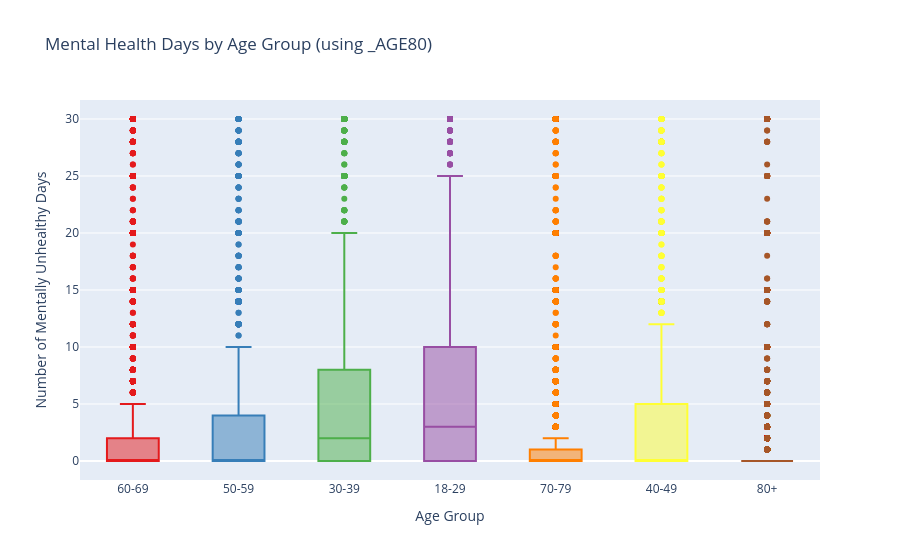

The notebook cell saved with this chart:
### Code cell
# ============================================================
# 5. Age Distribution of Mental Health Days (using _AGE80)
# ============================================================

# Define age bins for _AGE80 (collapsed above 80, but we'll create groups)
# _AGE80 ranges from 18 to 80+ (values above 80 are coded as 80)
# We'll create bins: 18-29, 30-39, 40-49, 50-59, 60-69, 70-79, 80+
age_bins = [18, 30, 40, 50, 60, 70, 80, 100]
age_labels = ["18-29", "30-39", "40-49", "50-59", "60-69", "70-79", "80+"]

# Create a DataFrame with target and _AGE80
df_age = pd.DataFrame({
    target: y,
    "_AGE80": X["_AGE80"]
})

# Create age group column
df_age["AGE_GROUP"] = pd.cut(
    df_age["_AGE80"],
    bins=age_bins,
    labels=age_labels,
    right=False
)

# Remove any rows with missing age group (if any)
df_age = df_age.dropna(subset=["AGE_GROUP"])

# Create boxplot
fig5 = px.box(
    df_age,
    x="AGE_GROUP",
    y=target,
    title=f"Mental Health Days by Age Group (using _AGE80)",
    labels={"AGE_GROUP": "Age Group", target: "Mentally Unhealthy Days"},
    color="AGE_GROUP",
    color_discrete_sequence=px.colors.qualitative.Set1
)

fig5.update_layout(
    xaxis_title="Age Group",
    yaxis_title="Number of Mentally Unhealthy Days",
    showlegend=False
)

fig5.write_html(f"plots/5_age_vs_menthealth_{target}.html")
fig5.show()

### Figure 1 — Plotly figure (JSON) as saved in the notebook; plotly's stock layout.template omitted (floating-point values rounded to 4 significant figures; data arrays with more than 128 entries replaced by an {"elided": "..."} marker saying what was removed)
{"data": [{"alignmentgroup": "True", "hovertemplate": "Age Group=%{x}<br>Mentally Unhealthy Days=%{y}<extra></extra>", "legendgroup": "60-69", "marker": {"color": "rgb(228,26,28)"}, "name": "60-69", "notched": false, "offsetgroup": "60-69", "orientation": "v", "showlegend": true, "type": "box", "x": {"elided": "16854 str values"}, "x0": " ", "xaxis": "x", "y": {"elided": "16854 float values"}, "y0": " ", "yaxis": "y"}, {"alignmentgroup": "True", "hovertemplate": "Age Group=%{x}<br>Mentally Unhealthy Days=%{y}<extra></extra>", "legendgroup": "50-59", "marker": {"color": "rgb(55,126,184)"}, "name": "50-59", "notched": false, "offsetgroup": "50-59", "orientation": "v", "showlegend": true, "type": "box", "x": {"elided": "14261 str values"}, "x0": " ", "xaxis": "x", "y": {"elided": "14261 float values"}, "y0": " ", "yaxis": "y"}, {"alignmentgroup": "True", "hovertemplate": "Age Group=%{x}<br>Mentally Unhealthy Days=%{y}<extra></extra>", "legendgroup": "30-39", "marker": {"color": "rgb(77,175,74)"}, "name": "30-39", "notched": false, "offsetgroup": "30-39", "orientation": "v", "showlegend": true, "type": "box", "x": {"elided": "9173 str values"}, "x0": " ", "xaxis": "x", "y": {"elided": "9173 float values"}, "y0": " ", "yaxis": "y"}, {"alignmentgroup": "True", "hovertemplate": "Age Group=%{x}<br>Mentally Unhealthy Days=%{y}<extra></extra>", "legendgroup": "18-29", "marker": {"color": "rgb(152,78,163)"}, "name": "18-29", "notched": false, "offsetgroup": "18-29", "orientation": "v", "showlegend": true, "type": "box", "x": {"elided": "8126 str values"}, "x0": " ", "xaxis": "x", "y": {"elided": "8126 float values"}, "y0": " ", "yaxis": "y"}, {"alignmentgroup": "True", "hovertemplate": "Age Group=%{x}<br>Mentally Unhealthy Days=%{y}<extra></extra>", "legendgroup": "70-79", "marker": {"color": "rgb(255,127,0)"}, "name": "70-79", "notched": false, "offsetgroup": "70-79", "orientation": "v", "showlegend": true, "type": "box", "x": {"elided": "13770 str values"}, "x0": " ", "xaxis": "x", "y": {"elided": "13770 float values"}, "y0": " ", "yaxis": "y"}, {"alignmentgroup": "True", "hovertemplate": "Age Group=%{x}<br>Mentally Unhealthy Days=%{y}<extra></extra>", "legendgroup": "40-49", "marker": {"color": "rgb(255,255,51)"}, "name": "40-49", "notched": false, "offsetgroup": "40-49", "orientation": "v", "showlegend": true, "type": "box", "x": {"elided": "10507 str values"}, "x0": " ", "xaxis": "x", "y": {"elided": "10507 float values"}, "y0": " ", "yaxis": "y"}, {"alignmentgroup": "True", "hovertemplate": "Age Group=%{x}<br>Mentally Unhealthy Days=%{y}<extra></extra>", "legendgroup": "80+", "marker": {"color": "rgb(166,86,40)"}, "name": "80+", "notched": false, "offsetgroup": "80+", "orientation": "v", "showlegend": true, "type": "box", "x": {"elided": "7307 str values"}, "x0": " ", "xaxis": "x", "y": {"elided": "7307 float values"}, "y0": " ", "yaxis": "y"}], "layout": {"boxmode": "overlay", "legend": {"title": {"text": "Age Group"}, "tracegroupgap": 0}, "showlegend": false, "title": {"text": "Mental Health Days by Age Group (using _AGE80)"}, "xaxis": {"anchor": "y", "categoryarray": ["60-69", "50-59", "30-39", "18-29", "70-79", "40-49", "80+"], "categoryorder": "array", "domain": [0, 1], "title": {"text": "Age Group"}}, "yaxis": {"anchor": "x", "domain": [0, 1], "title": {"text": "Number of Mentally Unhealthy Days"}}}}
